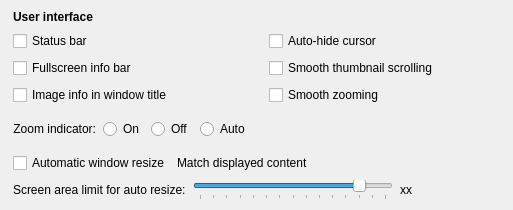
                <widget class="QWidget" name="UIOptionsGroup" native="true">
                 <property name="accessibleName">
                  <string notr="true">SGroup</string>
                 </property>
                 <layout class="QVBoxLayout" name="verticalLayout_11">
                  <property name="spacing">
                   <number>7</number>
                  </property>
                  <property name="sizeConstraint">
                   <enum>QLayout::SetDefaultConstraint</enum>
                  </property>
                  <property name="leftMargin">
                   <number>13</number>
                  </property>
                  <property name="topMargin">
                   <number>10</number>
                  </property>
                  <property name="rightMargin">
                   <number>13</number>
                  </property>
                  <property name="bottomMargin">
                   <number>10</number>
                  </property>
                  <item>
                   <layout class="QHBoxLayout" name="horizontalLayout_16">
                    <property name="leftMargin">
                     <number>0</number>
                    </property>
                    <property name="topMargin">
                     <number>0</number>
                    </property>
                    <property name="rightMargin">
                     <number>0</number>
                    </property>
                    <property name="bottomMargin">
                     <number>0</number>
                    </property>
                    <item>
                     <widget class="QLabel" name="label_15">
                      <property name="font">
                       <font>
                        <bold>true</bold>
                       </font>
                      </property>
                      <property name="text">
                       <string>User interface</string>
                      </property>
                      <property name="alignment">
                       <set>Qt::AlignLeading|Qt::AlignLeft|Qt::AlignVCenter</set>
                      </property>
                     </widget>
                    </item>
                   </layout>
                  </item>
                  <item>
                   <layout class="QVBoxLayout" name="verticalLayout_7">
                    <property name="spacing">
                     <number>7</number>
                    </property>
                    <property name="sizeConstraint">
                     <enum>QLayout::SetDefaultConstraint</enum>
                    </property>
                    <property name="leftMargin">
                     <number>0</number>
                    </property>
                    <property name="topMargin">
                     <number>0</number>
                    </property>
                    <property name="rightMargin">
                     <number>0</number>
                    </property>
                    <property name="bottomMargin">
                     <number>0</number>
                    </property>
                    <item>
                     <layout class="QGridLayout" name="gridLayout">
                      <property name="sizeConstraint">
                       <enum>QLayout::SetDefaultConstraint</enum>
                      </property>
                      <property name="leftMargin">
                       <number>0</number>
                      </property>
                      <property name="topMargin">
                       <number>0</number>
                      </property>
                      <property name="rightMargin">
                       <number>0</number>
                      </property>
                      <property name="bottomMargin">
                       <number>0</number>
                      </property>
                      <property name="horizontalSpacing">
                       <number>6</number>
                      </property>
                      <property name="verticalSpacing">
                       <number>7</number>
                      </property>
                      <item row="2" column="0">
                       <widget class="QCheckBox" name="showExtendedInfoTitle">
                        <property name="text">
                         <string>Image info in window title</string>
                        </property>
                       </widget>
                      </item>
                      <item row="0" column="2">
                       <spacer name="horizontalSpacer_20">
                        <property name="orientation">
                         <enum>Qt::Horizontal</enum>
                        </property>
                        <property name="sizeHint" stdset="0">
                         <size>
                          <width>40</width>
                          <height>10</height>
                         </size>
                        </property>
                       </spacer>
                      </item>
                      <item row="0" column="1">
                       <widget class="QCheckBox" name="cursorAutohideCheckBox">
                        <property name="text">
                         <string>Auto-hide cursor</string>
                        </property>
                       </widget>
                      </item>
                      <item row="1" column="1" colspan="2">
                       <widget class="QCheckBox" name="enableSmoothScrollCheckBox">
                        <property name="toolTip">
                         <string>Turn this off if you are using a touchpad with libinput driver.</string>
                        </property>
                        <property name="text">
                         <string>Smooth thumbnail scrolling</string>
                        </property>
                       </widget>
                      </item>
                      <item row="2" column="1" colspan="2">
                       <widget class="QCheckBox" name="enableSmoothZoomCheckBox">
                        <property name="text">
                         <string>Smooth zooming</string>
                        </property>
                       </widget>
                      </item>
                      <item row="1" column="0">
                       <widget class="QCheckBox" name="showInfoBarFullscreen">
                        <property name="text">
                         <string>Fullscreen info bar</string>
                        </property>
                       </widget>
                      </item>
                      <item row="0" column="0">
                       <widget class="QCheckBox" name="showInfoBarWindowed">
                        <property name="minimumSize">
                         <size>
                          <width>250</width>
                          <height>0</height>
                         </size>
                        </property>
                        <property name="text">
                         <string>Status bar</string>
                        </property>
                       </widget>
                      </item>
                     </layout>
                    </item>
                    <item>
                     <widget class="QWidget" name="widget_9" native="true">
                      <property name="accessibleName">
                       <string notr="true">SLine</string>
                      </property>
                     </widget>
                    </item>
                    <item>
                     <layout class="QHBoxLayout" name="horizontalLayout_23">
                      <property name="leftMargin">
                       <number>0</number>
                      </property>
                      <property name="topMargin">
                       <number>0</number>
                      </property>
                      <property name="rightMargin">
                       <number>0</number>
                      </property>
                      <item>
                       <widget class="QLabel" name="label">
                        <property name="sizePolicy">
                         <sizepolicy hsizetype="Minimum" vsizetype="Preferred">
                          <horstretch>0</horstretch>
                          <verstretch>0</verstretch>
                         </sizepolicy>
                        </property>
                        <property name="text">
                         <string>Zoom indicator:</string>
                        </property>
                        <property name="alignment">
                         <set>Qt::AlignRight|Qt::AlignTrailing|Qt::AlignVCenter</set>
                        </property>
                       </widget>
                      </item>
                      <item>
                       <widget class="QRadioButton" name="zoomIndicatorOn">
                        <property name="text">
                         <string>On</string>
                        </property>
                       </widget>
                      </item>
                      <item>
                       <widget class="QRadioButton" name="zoomIndicatorOff">
                        <property name="text">
                         <string>Off</string>
                        </property>
                       </widget>
                      </item>
                      <item>
                       <widget class="QRadioButton" name="zoomIndicatorAuto">
                        <property name="text">
                         <string>Auto</string>
                        </property>
                       </widget>
                      </item>
                      <item>
                       <spacer name="horizontalSpacer_6">
                        <property name="orientation">
                         <enum>Qt::Horizontal</enum>
                        </property>
                        <property name="sizeHint" stdset="0">
                         <size>
                          <width>40</width>
                          <height>20</height>
                         </size>
                        </property>
                       </spacer>
                      </item>
                     </layout>
                    </item>
                    <item>
                     <widget class="QWidget" name="widget_19" native="true">
                      <property name="accessibleName">
                       <string notr="true">SLine</string>
                      </property>
                     </widget>
                    </item>
                    <item>
                     <layout class="QHBoxLayout" name="horizontalLayout_28">
                      <property name="leftMargin">
                       <number>0</number>
                      </property>
                      <property name="topMargin">
                       <number>0</number>
                      </property>
                      <property name="rightMargin">
                       <number>0</number>
                      </property>
                      <item>
                       <widget class="QCheckBox" name="autoResizeWindowCheckBox">
                        <property name="text">
                         <string>Automatic window resize</string>
                        </property>
                       </widget>
                      </item>
                      <item>
                       <widget class="QLabel" name="label_50">
                        <property name="accessibleName">
                         <string notr="true">SNoteText</string>
                        </property>
                        <property name="text">
                         <string>Match displayed content</string>
                        </property>
                       </widget>
                      </item>
                      <item>
                       <spacer name="horizontalSpacer_19">
                        <property name="orientation">
                         <enum>Qt::Horizontal</enum>
                        </property>
                        <property name="sizeHint" stdset="0">
                         <size>
                          <width>40</width>
                          <height>20</height>
                         </size>
                        </property>
                       </spacer>
                      </item>
                     </layout>
                    </item>
                    <item>
                     <layout class="QHBoxLayout" name="horizontalLayout_19">
                      <property name="leftMargin">
                       <number>0</number>
                      </property>
                      <property name="topMargin">
                       <number>0</number>
                      </property>
                      <property name="rightMargin">
                       <number>0</number>
                      </property>
                      <property name="bottomMargin">
                       <number>0</number>
                      </property>
                      <item>
                       <widget class="QLabel" name="label_39">
                        <property name="text">
                         <string>Screen area limit for auto resize:</string>
                        </property>
                       </widget>
                      </item>
                      <item>
                       <widget class="QSlider" name="autoResizeLimitSlider">
                        <property name="sizePolicy">
                         <sizepolicy hsizetype="Fixed" vsizetype="Preferred">
                          <horstretch>0</horstretch>
                          <verstretch>0</verstretch>
                         </sizepolicy>
                        </property>
                        <property name="minimumSize">
                         <size>
                          <width>200</width>
                          <height>0</height>
                         </size>
                        </property>
                        <property name="minimum">
                         <number>6</number>
                        </property>
                        <property name="maximum">
                         <number>20</number>
                        </property>
                        <property name="singleStep">
                         <number>1</number>
                        </property>
                        <property name="pageStep">
                         <number>2</number>
                        </property>
                        <property name="value">
                         <number>18</number>
                        </property>
                        <property name="orientation">
                         <enum>Qt::Horizontal</enum>
                        </property>
                        <property name="tickPosition">
                         <enum>QSlider::TicksBelow</enum>
                        </property>
                        <property name="tickInterval">
                         <number>1</number>
                        </property>
                       </widget>
                      </item>
                      <item>
                       <widget class="QLabel" name="autoResizeLimit">
                        <property name="sizePolicy">
                         <sizepolicy hsizetype="Fixed" vsizetype="Preferred">
                          <horstretch>0</horstretch>
                          <verstretch>0</verstretch>
                         </sizepolicy>
                        </property>
                        <property name="minimumSize">
                         <size>
                          <width>60</width>
                          <height>0</height>
                         </size>
                        </property>
                        <property name="maximumSize">
                         <size>
                          <width>60</width>
                          <height>16777215</height>
                         </size>
                        </property>
                        <property name="text">
                         <string>xx</string>
                        </property>
                        <property name="alignment">
                         <set>Qt::AlignLeading|Qt::AlignLeft|Qt::AlignVCenter</set>
                        </property>
                       </widget>
                      </item>
                      <item>
                       <spacer name="horizontalSpacer_17">
                        <property name="orientation">
                         <enum>Qt::Horizontal</enum>
                        </property>
                        <property name="sizeHint" stdset="0">
                         <size>
                          <width>40</width>
                          <height>20</height>
                         </size>
                        </property>
                       </spacer>
                      </item>
                     </layout>
                    </item>
                   </layout>
                  </item>
                 </layout>
                </widget>
